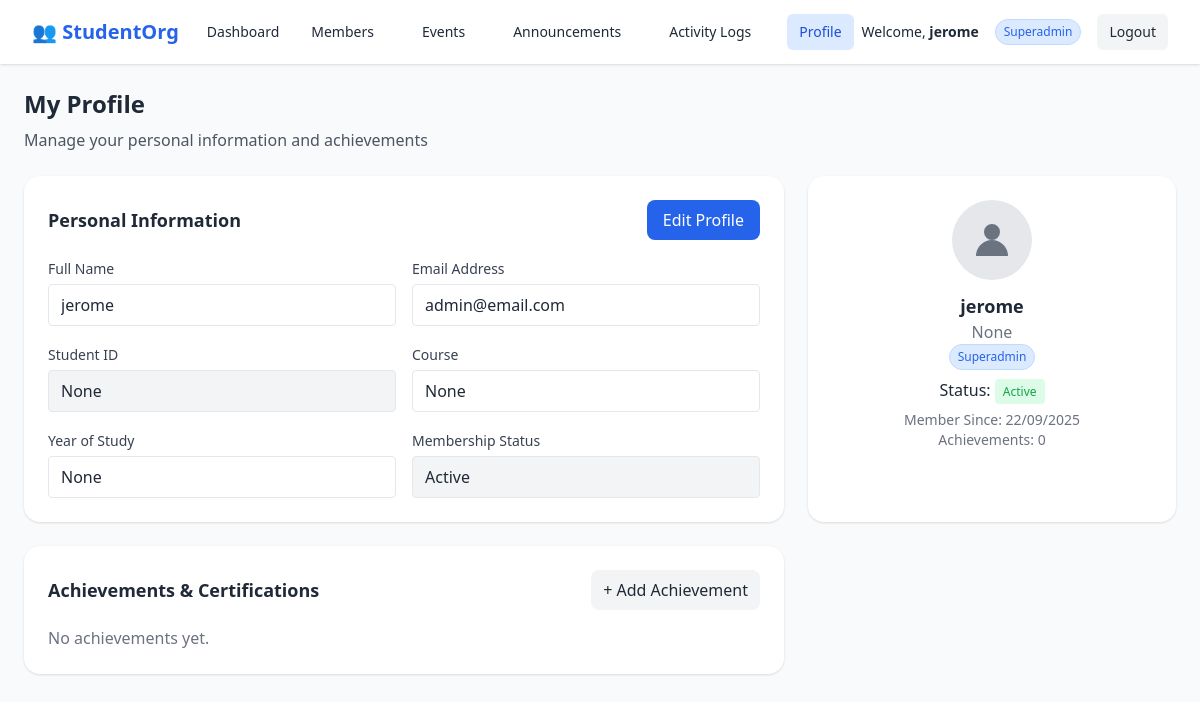
Before: /profile/ (signed in) with the older database file.
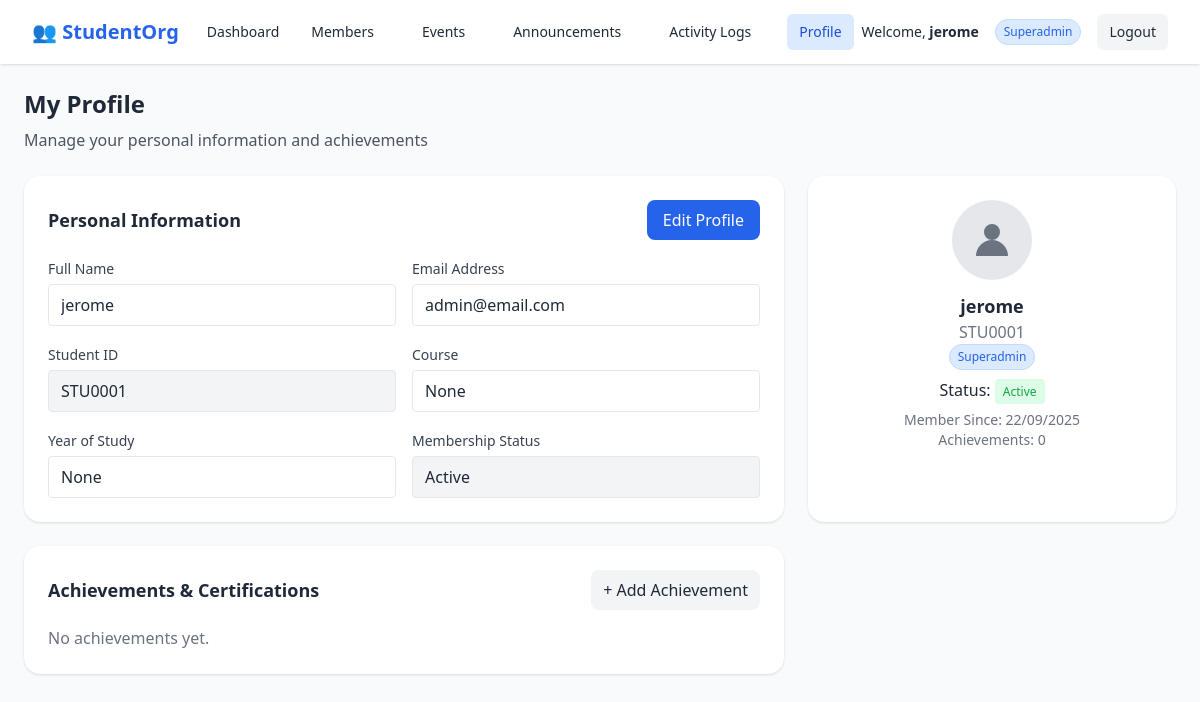
After: the same page with the newer database file.
### accounts/models.py (models this page shows, shortened)
class Member(models.Model):
    user = models.OneToOneField(User, on_delete=models.CASCADE)
    student_id = models.CharField(max_length=20, unique=True, null=True, blank=True)
    course = models.CharField(max_length=100, null=True, blank=True)
    year = models.CharField(max_length=10, null=True, blank=True)
    role = models.CharField(
        max_length=20,
        choices=[
            ('superadmin', 'superadmin'),
            ('admin', 'admin'),
            ('member', 'member'),
        ],
        default='member'
    )
    status = models.CharField(
        max_length=10,
        choices=[
            ('active', 'active'),
            ('inactive', 'inactive'),
        ],
        default='active'
    )
    joined_date = models.DateTimeField(auto_now_add=True, null=True, blank=True)
    achievements = models.TextField(blank=True, null=True)

### accounts/views.py (the view)
# urls.py: path("profile/", views.profile_update, name="profile_update"),
@login_required
def profile_update(request):
    user = request.user
    member = getattr(user, "member", None)
    if request.method == "POST":
        form = ProfileUpdateForm(request.POST, instance=user)
        if form.is_valid():
            form.save()
            if member:
                member.course = request.POST.get("course", member.course)
                member.year = request.POST.get("year", member.year)
                member.status = request.POST.get("status", member.status)
                member.save()
            messages.success(request, "Profile updated successfully.")
            return redirect("accounts:dashboard")
    else:
        form = ProfileUpdateForm(instance=user)
    achievements = Achievement.objects.filter(user=user).order_by('-date_earned')
    return render(
        request,
        "accounts/profile_update.html",
        {
            "form": form,
            "member": member,
            "achievements": achievements,
        },
    )

### accounts/forms.py (shortened to what this page needs)
class ProfileUpdateForm(forms.ModelForm):
    email = forms.EmailField(
        required=True,
        widget=forms.EmailInput(attrs={"placeholder": "Update your email"})
    )
    class Meta:
        model = User
        fields = ("username", "email")
        widgets = {
            "username": forms.TextInput(attrs={"placeholder": "Update username"}),
        }

### accounts/templates/accounts/profile_update.html (shortened to what the changed rows need)
{% extends "accounts/base.html" %}
{% load static %}
{% block content %}
<div class="max-w-7xl mx-auto p-6">
  <h1 class="text-2xl font-bold mb-2">My Profile</h1>
  <div class="grid grid-cols-1 lg:grid-cols-3 gap-6">
    <div class="bg-white p-6 rounded-2xl shadow col-span-2">
      <div class="flex justify-between items-center mb-4">
        <h2 class="text-lg font-semibold">Personal Information</h2>
      </div>
      <form id="profileForm" method="post">
        <div class="grid grid-cols-1 md:grid-cols-2 gap-4">
          <label class="block">
            <span class="text-sm text-gray-700">Full Name</span>
            <input type="text" name="full_name" value="{{ member.user.get_full_name }}" class="mt-1 block w-full px-3 py-2 border rounded" readonly />
          </label>
          <label class="block">
            <span class="text-sm text-gray-700">Email Address</span>
            <input type="email" name="email" value="{{ member.user.email }}" class="mt-1 block w-full px-3 py-2 border rounded" readonly />
          </label>
          <label class="block">
            <span class="text-sm text-gray-700">Student ID</span>
            <input type="text" name="student_id" value="{{ member.student_id }}" class="mt-1 block w-full px-3 py-2 border rounded bg-gray-100 cursor-not-allowed" readonly/>
          </label>
          <label class="block">
            <span class="text-sm text-gray-700">Course</span>
            <input type="text" name="course" value="{{ member.course }}" class="mt-1 block w-full px-3 py-2 border rounded" readonly />
          </label>
          <label class="block">
            <span class="text-sm text-gray-700">Year of Study</span>
            <input type="text" name="year" value="{{ member.year }}" class="mt-1 block w-full px-3 py-2 border rounded" readonly />
          </label>
          <label class="block">
            <span class="text-sm text-gray-700">Membership Status</span>
            <input type="text" name="status" value="{{ member.status|capfirst }}" class="mt-1 block w-full px-3 py-2 border rounded bg-gray-100 cursor-not-allowed" readonly />
          </label>
        </div>
      </form>
    </div>
    <div class="bg-white p-6 rounded-2xl shadow flex flex-col items-center text-center">
      <div class="w-20 h-20 rounded-full bg-gray-200 flex items-center justify-center mb-3">
        <svg class="w-10 h-10 text-gray-500" fill="currentColor" viewBox="0 0 20 20">
          <path d="M10 10a4 4 0 100-8 4 4 0 000 8zM2 18a8 8 0 1116 0H2z" />
        </svg>
      </div>
      <h3 class="text-lg font-semibold">{{ member.user.get_full_name }}</h3>
      <p class="text-gray-500">{{ member.student_id }}</p>
      {% if user.is_superuser %}
        <span class="px-2 py-1 text-xs rounded-full bg-blue-100 text-blue-600 border border-blue-200">Superadmin</span>
      {% elif user.member.role == "Admin" %}
        <span class="px-2 py-1 text-xs rounded-full bg-green-100 text-green-600 border border-green-200">Admin</span>
      {% else %}
        <span class="px-2 py-1 text-xs rounded-full bg-gray-100 text-gray-600 border border-gray-200">Member</span>
      {% endif %}
      <p class="mt-2">Status: <span class="px-2 py-1 bg-green-100 text-green-600 text-xs rounded">Active</span></p>
      <p class="mt-2 text-sm text-gray-500">Member Since: {{ user.date_joined|date:"d/m/Y" }}</p>
      <p class="text-sm text-gray-500">Achievements: {{ achievements.count }}</p>
    </div>
  </div>
  <div class="grid grid-cols-1 lg:grid-cols-3 gap-6 mt-6">
    <div class="bg-white p-6 rounded-2xl shadow col-span-2">
      <div class="flex justify-between items-center mb-4">
        <h2 class="text-lg font-semibold">Achievements & Certifications</h2>
      </div>
    </div>
  </div>
</div>
{% endblock %}

Changed rows visible on the page:
changed Member "None": student_id "None" → "STU0001"
